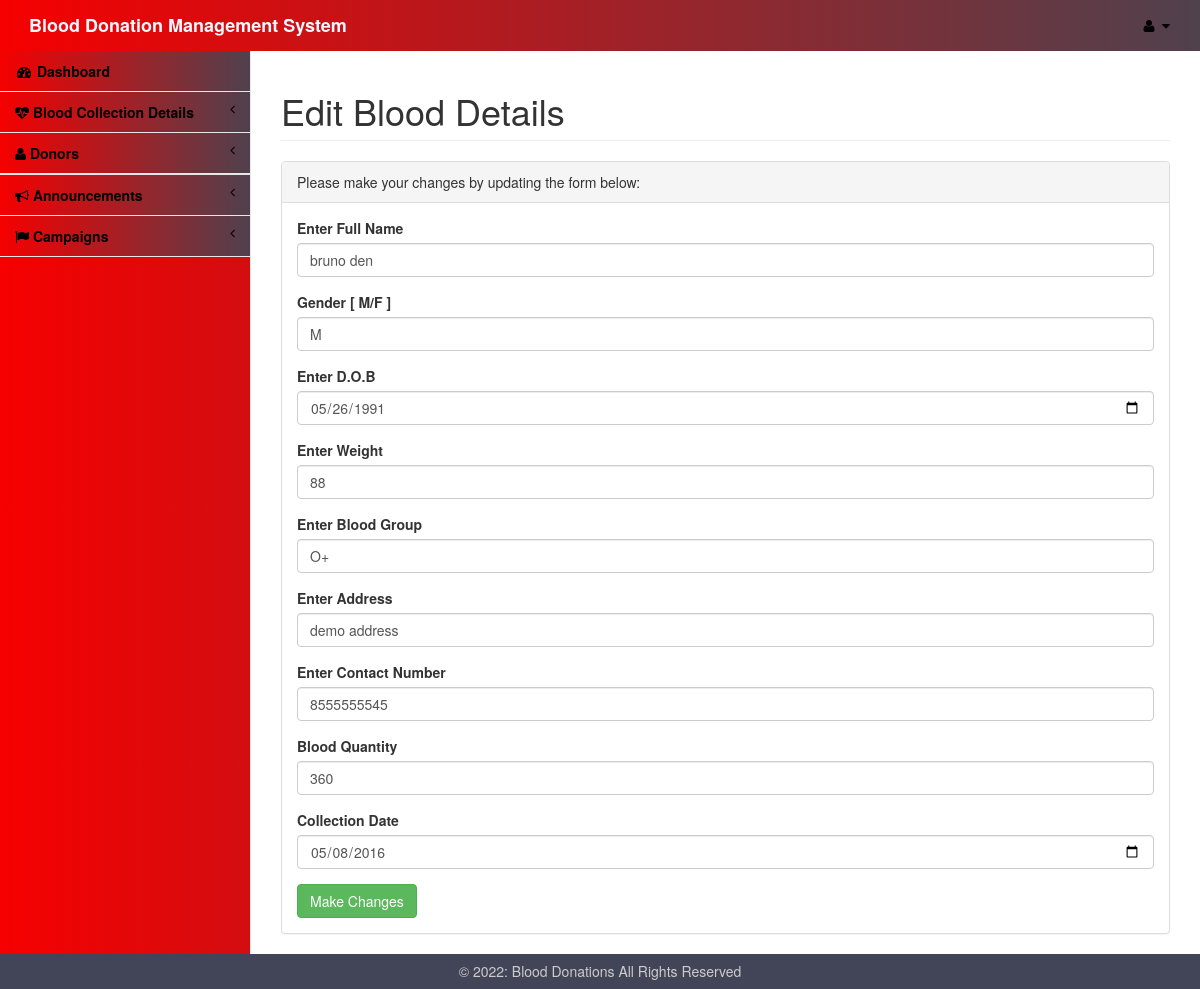
Page /admin/editbloodform.php?id=8 on the committed database.
### tables this page shows
CREATE TABLE `blood` (
  `id` int(11) NOT NULL,
  `name` varchar(20) NOT NULL,
  `gender` varchar(20) NOT NULL,
  `dob` date NOT NULL,
  `weight` int(11) NOT NULL,
  `bloodgroup` varchar(3) NOT NULL,
  `address` varchar(20) NOT NULL,
  `contact` varchar(10) NOT NULL,
  `bloodqty` int(11) NOT NULL,
  `collection` date NOT NULL
);

### admin/editbloodform.php (the view, shortened to what this page needs)
<!DOCTYPE html>
<html lang="en">
<head>
    <link href="../assets/vendor/bootstrap/css/bootstrap.css" rel="stylesheet">
    <link href="../assets/vendor/metisMenu/metisMenu.min.css" rel="stylesheet">
    <link href="../assets/dist/css/sb-admin-2.css" rel="stylesheet">
    <link href="../assets/vendor/font-awesome/css/font-awesome.min.css" rel="stylesheet" type="text/css">
    <link rel="stylesheet" href="../assets/icofont/icofont.min.css">
</head>
<body>
    <div id="wrapper">
        <?php include 'includes/nav.php'?>
        <div id="page-wrapper">
            <div class="row">
                <div class="col-lg-12">
                    <h1 class="page-header">Edit Blood Details</h1>
                </div>
            </div>
            <div class="row">
                <div class="col-lg-12">
                    <div class="panel panel-default">
                        <div class="panel-heading">
                            Please make your changes by updating the form below:
                        </div>
                        <div class="panel-body">
                            <div class="row">
                                <div class="col-lg-12">
                                <?php
									include 'dbconnect.php';
									$id=$_GET['id'];
									$qry= "select * from blood where id='$id'";
									$result=mysqli_query($conn,$qry);
									while($row=mysqli_fetch_array($result)){
									?>
                                    <form role="form" action="editedblood.php" method="post">
                                        <div class="form-group">
                                            <label>Enter Full Name</label>
                                            <input class="form-control" type="text" name="name" value='<?php echo $row['name']; ?>' required>
                                        </div>
                                        <div class="form-group">
                                            <label>Gender [ M/F ]</label>
                                            <input class="form-control" type="text" name="gender" value='<?php echo $row['gender']; ?>' required>
                                        </div>
                                        <div class="form-group">
                                            <label>Enter D.O.B</label>
                                            <input class="form-control" type="date" name="dob" value='<?php echo $row['dob']; ?>' required>
                                        </div>
                                        <div class="form-group">
                                            <label>Enter Weight</label>
                                            <input class="form-control" type="number" name="weight" value='<?php echo $row['weight']; ?>' required>
                                        </div>
                                        <div class="form-group">
                                            <label>Enter Blood Group</label>
                                            <input class="form-control" type="text" name="bloodgroup" value='<?php echo $row['bloodgroup']; ?>' required>
                                        </div>
                                        <div class="form-group">
                                            <label>Enter Address</label>
                                            <input class="form-control" type="text" name="address" value='<?php echo $row['address']; ?>' required>
                                        </div>
                                        <div class="form-group">
                                            <label>Enter Contact Number</label>
                                            <input class="form-control" type="number" name="contact" value='<?php echo $row['contact']; ?>' required>
                                        </div>
                                        <div class="form-group">
                                            <label>Blood Quantity</label>
                                            <input class="form-control" type="number" name="bloodqty" value='<?php echo $row['bloodqty']; ?>' required>
                                        </div>
                                        <div class="form-group">
                                                <label>Collection Date</label>
                                                <input class="form-control" type="date" name="collection" value='<?php echo $row['collection']; ?>' required>
                                            </div>
             <button type="submit"  class="btn btn-success">Make Changes</button>
                                    </form>
                                </div>
						<?php
						}
						?>
                            </div>
                        </div>
                    </div>
                </div>
            </div>
        </div>
    </div>
</body>
<footer>
        <p>&copy; <?php echo date("Y"); ?>: Blood Donations All Rights Reserved</p>
    </footer>
</html>

### admin/editbloodform.php (style rules this page uses)
footer { background-color: #424558; bottom: 0; left: 0; right: 0; height: 35px; text-align: center; color: #CCC; }
footer p { padding: 10.5px; margin: 0px; line-height: 100%; }

### rows in the picture
blood: name "bruno den", gender "M", dob "05/26/1991", weight "88", bloodgroup "O+", address "demo address", contact "8555555545", bloodqty "360", collection "05/08/2016"
